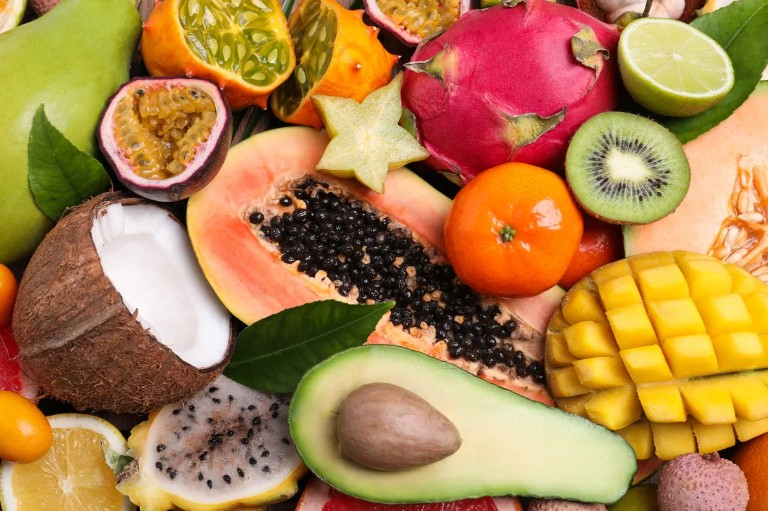
#> input picture frutas.jpg, 768 x 511 px
$ python ejercicio3.py
#> lines starting #> are read from the running program, lines starting #| are printed output that depends on the picture
import cv2
import numpy as np
import matplotlib.pyplot as plt
from sklearn.cluster import KMeans

img_path = 'frutas.jpg'
imagen = cv2.imread(img_path)
#> imagen is the input picture: shape (511, 768, 3); mean B, G, R 75.1, 129.1, 174.8

if imagen is None:
    raise ValueError("No se pudo cargar la imagen.")

imagen = cv2.cvtColor(imagen, cv2.COLOR_BGR2RGB)

pixeles = imagen.reshape((-1, 3))
pixeles = np.float32(pixeles)

k = 3
model = KMeans(n_clusters=k, random_state=42, n_init=10)
model.fit(pixeles)

centros = np.uint8(model.cluster_centers_)
etiquetas = model.labels_

imagen_segmentada = centros[etiquetas.flatten()]
imagen_segmentada = imagen_segmentada.reshape(imagen.shape)

plt.figure(figsize=(12, 6))

plt.subplot(1, 2, 1)
plt.imshow(imagen)
plt.title("Original")
plt.axis('off')

plt.subplot(1, 2, 2)
plt.imshow(imagen_segmentada)
plt.title("Segmentada (K=3)")
plt.axis('off')

plt.tight_layout()
plt.show()
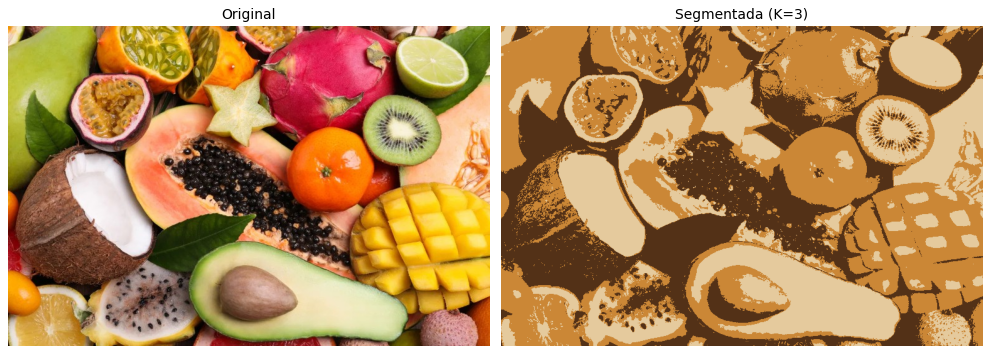
#> figure drawn by matplotlib, 2 panels
cv2.imwrite('segmentada.jpg', cv2.cvtColor(imagen_segmentada, cv2.COLOR_RGB2BGR))
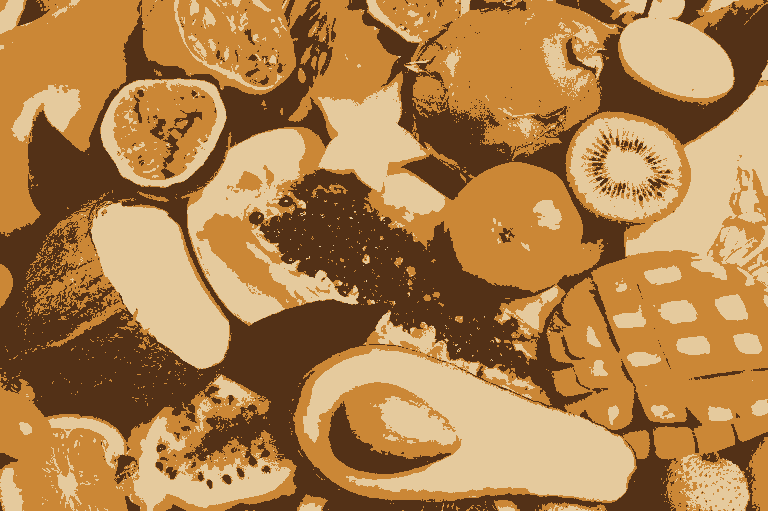
#> saved as segmentada.jpg: shape (511, 768, 3); mean B, G, R 74.6, 128.5, 174.3
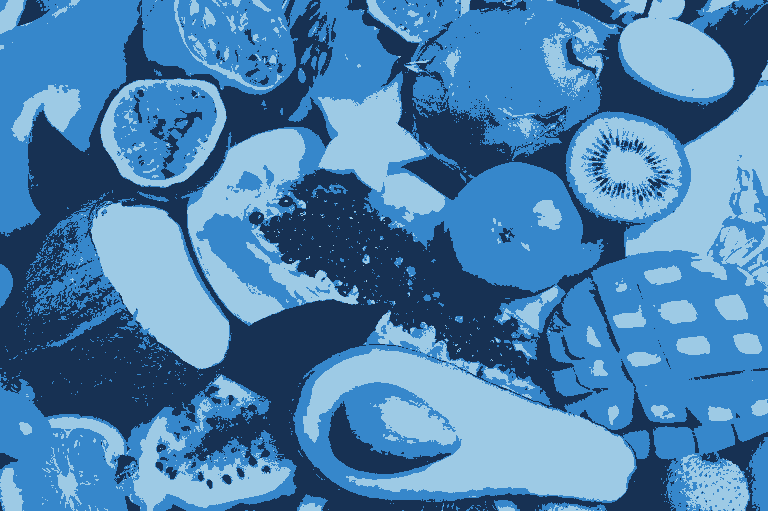
#> imagen_segmentada: shape (511, 768, 3); mean of channels 0, 1, 2 174.3, 128.5, 74.6; drawn as B, G, R
